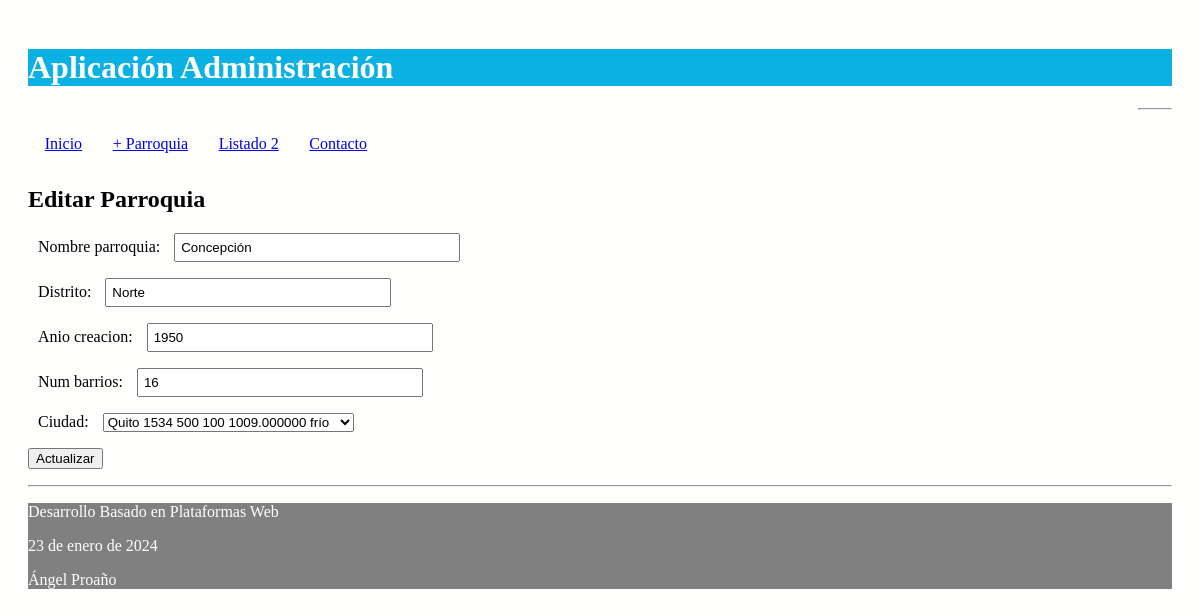
The app's page /administrativo/editar-parroquia/1 with its own data.
### administrativo/models.py (models this page shows, shortened)
class Parroquia(models.Model):
    nombre_parroquia = models.CharField(max_length=30)
    distrito = models.CharField(max_length=30)
    anio_creacion = models.IntegerField(blank=True, null=True)
    num_barrios = models.IntegerField(blank=True, null=True)
    ciudad = models.ForeignKey(Ciudad, on_delete=models.CASCADE)

### administrativo/views.py (the view)
# urls.py: path('editar-parroquia/<int:id>', views.editarParroquia,
def editarParroquia(request, id):
    parroquia = Parroquia.objects.get(pk=id)
    if request.method=='POST':
        formulario = ParroquiaForm(request.POST, instance=parroquia)
        print(formulario.errors)
        if formulario.is_valid():
            formulario.save()
            return redirect(listadoParroquiasDos)
    else:
        formulario = ParroquiaForm(instance=parroquia)
        diccionario = {'formulario': formulario}
    return render(request, 'editarParroquia.html', diccionario)

### administrativo/forms.py
class ParroquiaForm(ModelForm):
    class Meta:
        model = Parroquia
        fields = ['nombre_parroquia', 'distrito',
                  'anio_creacion',
                   'num_barrios',
                   'ciudad']

### administrativo/models.py (called while the page is built)
    def __str__(self):
        return "%s %d %d %d %f %s" % (self.nombre_ciudad,
            self.anio_fundacion,
            self.num_parques,
            self.num_monumentos,
            self.presupuesto_anual,
            self.clima)

### administrativo/templates/editarParroquia.html (shortened to what this page needs)
{% extends "master.html" %}
{% block content %}
<h2>Editar Parroquia</h2>
<form action="" method="post">
  {{formulario.as_p}}
  <p><input type='submit' value='Actualizar'/></p>
</form>
{% endblock %}

### administrativo/static/css/estilos.css (style rules this page uses)
body { background: #FEFEFD; padding: 20px; }
input[type=text], input[type=number] { width: 25%; padding: 5px 5px; box-sizing: border-box; }
label { padding: 12px 10px; }

### records on screen
Parroquia: nombre_parroquia "Concepción", distrito "Norte", anio_creacion "1950", num_barrios "16", ciudad "Quito 1534 500 100 1009.000000 frío"
